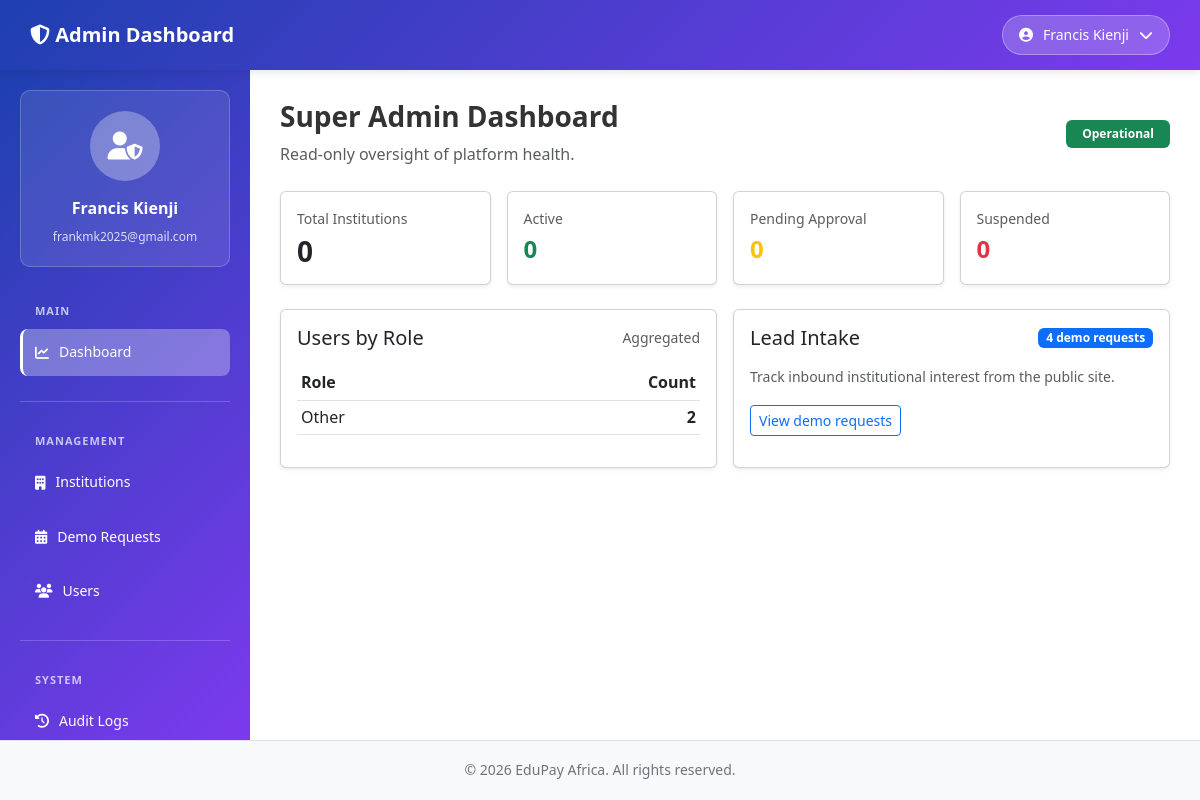
The page /platform-admin/ (signed in) on the database its author committed.
### platform_admin/models.py (models this page shows, shortened)
class SystemStatus(models.Model):
	is_operational = models.BooleanField(default=True)
	message = models.CharField(max_length=255, default="Operational")
	checked_at = models.DateTimeField(auto_now=True)
	updated_by = models.ForeignKey(User, on_delete=models.SET_NULL, null=True, blank=True)
	class Meta:
		verbose_name = "System Status"
		verbose_name_plural = "System Status"

class PlatformUserProfile(models.Model):
	ROLE_CHOICES = [
		("super_admin", "Super Admin"),
		("institution_admin", "Institution Admin"),
		("bursar", "Bursar"),
		("parent", "Parent"),
		("other", "Other"),
	]
	user = models.OneToOneField(User, on_delete=models.CASCADE, related_name="platform_profile")
	role = models.CharField(max_length=50, choices=ROLE_CHOICES, default="other")
	role_conflict = models.BooleanField(default=False)
	notes = models.TextField(blank=True)
	created_at = models.DateTimeField(auto_now_add=True)
	updated_at = models.DateTimeField(auto_now=True)
	class Meta:
		verbose_name = "Platform User Profile"
		verbose_name_plural = "Platform User Profiles"

### platform_admin/views.py (the view)
# urls.py: path("", views.dashboard, name="dashboard"),
@login_required
@super_admin_required
def dashboard(request):
	institution_counts = Institution.objects.aggregate(
		total=Count("id"),
		pending=Count("id", filter=Q(status="pending")),
		approved=Count("id", filter=Q(status="approved")),
		active=Count("id", filter=Q(status="active")),
		suspended=Count("id", filter=Q(status="suspended")),
	)
	users_by_role = PlatformUserProfile.objects.values("role").annotate(total=Count("id"))
	demo_total = DemoRequest.objects.count()
	system_status, _ = SystemStatus.objects.get_or_create(id=1)
	context = {
		"institution_counts": institution_counts,
		"users_by_role": users_by_role,
		"demo_total": demo_total,
		"system_status": system_status,
	}
	return render(request, "platform_admin/dashboard.html", context)

### EduPayAfrica/context_processors.py (called while the page is built)
def firebase_config(request):
    return {
        'firebase_config': mark_safe(json.dumps(settings.FIREBASE_CONFIG))
    }

### platform_admin/views.py (called while the page is built)
def _super_admin_check(user):
	return user.is_authenticated and user.is_active and user.is_staff and user.is_superuser

### platform_admin/templates/platform_admin/dashboard.html (shortened to what this page needs)
{% extends "platform_admin/base_admin.html" %}
{% block admin_content %}
<div class="d-flex align-items-center justify-content-between mb-4">
    <div>
        <h1 class="h3 fw-bold">Super Admin Dashboard</h1>
        <p class="text-muted mb-0">Read-only oversight of platform health.</p>
    </div>
    <span class="badge {% if system_status.is_operational %}bg-success{% else %}bg-danger{% endif %} px-3 py-2">
        {{ system_status.message }}
    </span>
</div>
<div class="row g-3 mb-4">
    <div class="col-md-3">
        <div class="card shadow-sm h-100">
            <div class="card-body">
                <p class="text-muted small mb-1">Total Institutions</p>
                <h3 class="fw-bold mb-0">{{ institution_counts.total|default:0 }}</h3>
            </div>
        </div>
    </div>
    <div class="col-md-3">
        <div class="card shadow-sm h-100">
            <div class="card-body">
                <p class="text-muted small mb-1">Active</p>
                <h4 class="fw-bold mb-0 text-success">{{ institution_counts.active|default:0 }}</h4>
            </div>
        </div>
    </div>
    <div class="col-md-3">
        <div class="card shadow-sm h-100">
            <div class="card-body">
                <p class="text-muted small mb-1">Pending Approval</p>
                <h4 class="fw-bold mb-0 text-warning">{{ institution_counts.pending|default:0 }}</h4>
            </div>
        </div>
    </div>
    <div class="col-md-3">
        <div class="card shadow-sm h-100">
            <div class="card-body">
                <p class="text-muted small mb-1">Suspended</p>
                <h4 class="fw-bold mb-0 text-danger">{{ institution_counts.suspended|default:0 }}</h4>
            </div>
        </div>
    </div>
</div>
<div class="row g-3">
    <div class="col-lg-6">
        <div class="card shadow-sm h-100">
            <div class="card-body">
                <div class="d-flex justify-content-between align-items-center mb-3">
                    <h5 class="card-title mb-0">Users by Role</h5>
                    <small class="text-muted">Aggregated</small>
                </div>
                <table class="table table-sm align-middle">
                    <thead>
                        <tr>
                            <th>Role</th>
                            <th class="text-end">Count</th>
                        </tr>
                    </thead>
                    <tbody>
                        {% for item in users_by_role %}
                        <tr>
                            <td class="text-capitalize">{{ item.role|default:"Unassigned" }}</td>
                            <td class="text-end fw-semibold">{{ item.total }}</td>
                        </tr>
                        {% empty %}
                        <tr><td colspan="2" class="text-center text-muted">No users mapped yet.</td></tr>
                        {% endfor %}
                    </tbody>
                </table>
            </div>
        </div>
    </div>
    <div class="col-lg-6">
        <div class="card shadow-sm h-100">
            <div class="card-body">
                <div class="d-flex justify-content-between align-items-center mb-3">
                    <h5 class="card-title mb-0">Lead Intake</h5>
                    <span class="badge bg-primary">{{ demo_total }} demo requests</span>
                </div>
                <p class="text-muted small">Track inbound institutional interest from the public site.</p>
                <a class="btn btn-outline-primary btn-sm" href="{% url 'platform_admin:demo_requests' %}">View demo requests</a>
            </div>
        </div>
    </div>
</div>
{% endblock %}

### platform_admin/templates/platform_admin/base_admin.html (shortened to what this page needs)
{% extends "base.html" %}
{% block content %}
<div class="admin-wrapper">
    <div class="admin-topbar">
        <div class="admin-topbar-logo">
            <i class="fas fa-shield-alt"></i> Admin Dashboard
        </div>
        <div class="admin-topbar-profile">
            <button class="profile-btn" id="profileBtn">
                <i class="fas fa-user-circle"></i>
                <span>{{ user.get_full_name|default:user.username }}</span>
                <i class="fas fa-chevron-down"></i>
            </button>
        </div>
    </div>
    <aside class="admin-sidebar" id="adminSidebar">
        <div class="admin-sidebar-inner">
            <div class="admin-profile">
                <div class="admin-profile-avatar">
                    <i class="fas fa-user-shield"></i>
                </div>
                <div class="admin-profile-name">{{ user.get_full_name|default:user.username }}</div>
                <div class="admin-profile-email">{{ user.email }}</div>
            </div>
            <nav>
                <ul class="admin-nav">
                    <div class="admin-nav-section-title">Main</div>
                    <li class="admin-nav-item">
                        <a href="{% url 'platform_admin:dashboard' %}" class="admin-nav-link {% if request.resolver_match.url_name == 'dashboard' %}active{% endif %}">
                            <i class="fas fa-chart-line"></i> Dashboard
                        </a>
                    </li>
                    <div class="admin-nav-section">
                        <div class="admin-nav-section-title">Management</div>
                        <li class="admin-nav-item">
                            <a href="{% url 'platform_admin:institutions' %}" class="admin-nav-link {% if request.resolver_match.url_name == 'institutions' %}active{% endif %}">
                                <i class="fas fa-building"></i> Institutions
                            </a>
                        </li>
                        <li class="admin-nav-item">
                            <a href="{% url 'platform_admin:demo_requests' %}" class="admin-nav-link {% if request.resolver_match.url_name == 'demo_requests' %}active{% endif %}">
                                <i class="fas fa-calendar-alt"></i> Demo Requests
                            </a>
                        </li>
                        <li class="admin-nav-item">
                            <a href="{% url 'platform_admin:users' %}" class="admin-nav-link {% if request.resolver_match.url_name == 'users' %}active{% endif %}">
                                <i class="fas fa-users"></i> Users
                            </a>
                        </li>
                    </div>
                    <div class="admin-nav-section">
                        <div class="admin-nav-section-title">System</div>
                        <li class="admin-nav-item">
                            <a href="{% url 'platform_admin:audit_logs' %}" class="admin-nav-link {% if request.resolver_match.url_name == 'audit_logs' %}active{% endif %}">
                                <i class="fas fa-history"></i> Audit Logs
                            </a>
                        </li>
                    </div>
                </ul>
            </nav>
        </div>
    </aside>
    <main class="admin-content">
        {% block admin_content %}{% endblock %}
    </main>
    <div class="admin-footer">
        &copy; 2026 EduPay Africa. All rights reserved.
    </div>
</div>
{% endblock %}

### templates/base.html (style rules this page uses)
:root { --primary-color: #1e40af; --secondary-color: #7c3aed; --accent-color: #f97316; --dark-bg: #0f172a; --light-bg: #f8fafc; }
* { margin: 0; padding: 0; box-sizing: border-box; }
body { font-family: 'Segoe UI', Tahoma, Geneva, Verdana, sans-serif; line-height: 1.6; color: #333; }

### platform_admin/templates/platform_admin/base_admin.html (style rules this page uses)
.admin-wrapper { display: flex; min-height: 100vh; flex-direction: column; }
.admin-topbar { position: fixed; top: 0; left: 0; right: 0; height: 70px; background: linear-gradient(135deg, var(--primary-color) 0%, var(--secondary-color) 100%); color: white; display: flex; justify-content: space-between; align-items: center; padding: 0 30px; z-index: 1001; box-shadow: 0 2px 10px rgba(0,0,0,0.1); }
.admin-topbar-logo { font-size: 20px; font-weight: 700; color: white; text-decoration: none; }
.admin-topbar-profile { position: relative; }
.profile-btn { background: rgba(255, 255, 255, 0.2); border: 1px solid rgba(255, 255, 255, 0.3); color: white; padding: 8px 16px; border-radius: 25px; cursor: pointer; display: flex; align-items: center; gap: 10px; font-size: 14px; transition: all 0.3s ease; }
.admin-sidebar { width: 250px; background: linear-gradient(135deg, var(--primary-color) 0%, var(--secondary-color) 100%); color: white; padding: 0; position: fixed; left: 0; top: 70px; height: calc(100vh - 70px - 60px); overflow-y: auto; z-index: 1000; }
.admin-sidebar-inner { padding: 20px; }
.admin-profile { background: rgba(255, 255, 255, 0.1); padding: 20px; border-radius: 10px; margin-bottom: 25px; text-align: center; border: 1px solid rgba(255, 255, 255, 0.2); }
.admin-profile-avatar { width: 70px; height: 70px; background: rgba(255, 255, 255, 0.3); border-radius: 50%; margin: 0 auto 15px; display: flex; align-items: center; justify-content: center; font-size: 28px; }
.admin-profile-name { font-weight: 700; font-size: 16px; margin-bottom: 5px; }
.admin-profile-email { font-size: 12px; opacity: 0.8; word-break: break-word; }
.admin-nav { list-style: none; padding: 0; margin: 0; }
.admin-nav-item { margin-bottom: 8px; }
.admin-nav-link { display: block; padding: 12px 15px; color: white; text-decoration: none; border-radius: 8px; transition: all 0.3s ease; font-size: 14px; display: flex; align-items: center; gap: 10px; }
.admin-nav-link.active { background: rgba(255, 255, 255, 0.3); border-left: 3px solid white; padding-left: 12px; }
.admin-nav-section { margin-top: 25px; padding-top: 20px; border-top: 1px solid rgba(255, 255, 255, 0.2); }
.admin-nav-section-title { font-size: 11px; text-transform: uppercase; letter-spacing: 1px; opacity: 0.7; padding: 10px 15px; font-weight: 600; }
.admin-content { margin-left: 250px; margin-top: 70px; margin-bottom: 60px; flex: 1; padding: 30px; }
.admin-footer { position: fixed; bottom: 0; left: 0; right: 0; height: 60px; background: #f8f9fa; border-top: 1px solid #dee2e6; display: flex; align-items: center; justify-content: center; color: #6c757d; font-size: 14px; z-index: 999; }

### rows shown on the page
SystemStatus: message "Operational"
PlatformUserProfile: role "Other", total "2"

### other values the page prints
{{ user.get_full_name|default:user.username }} "Francis Kienji"
{{ user.email }} "frankmk2025@gmail.com"
{{ institution_counts.total|default:0 }} "0"
{{ institution_counts.active|default:0 }} "0"
{{ institution_counts.pending|default:0 }} "0"
{{ institution_counts.suspended|default:0 }} "0"
{{ demo_total }} "4"
